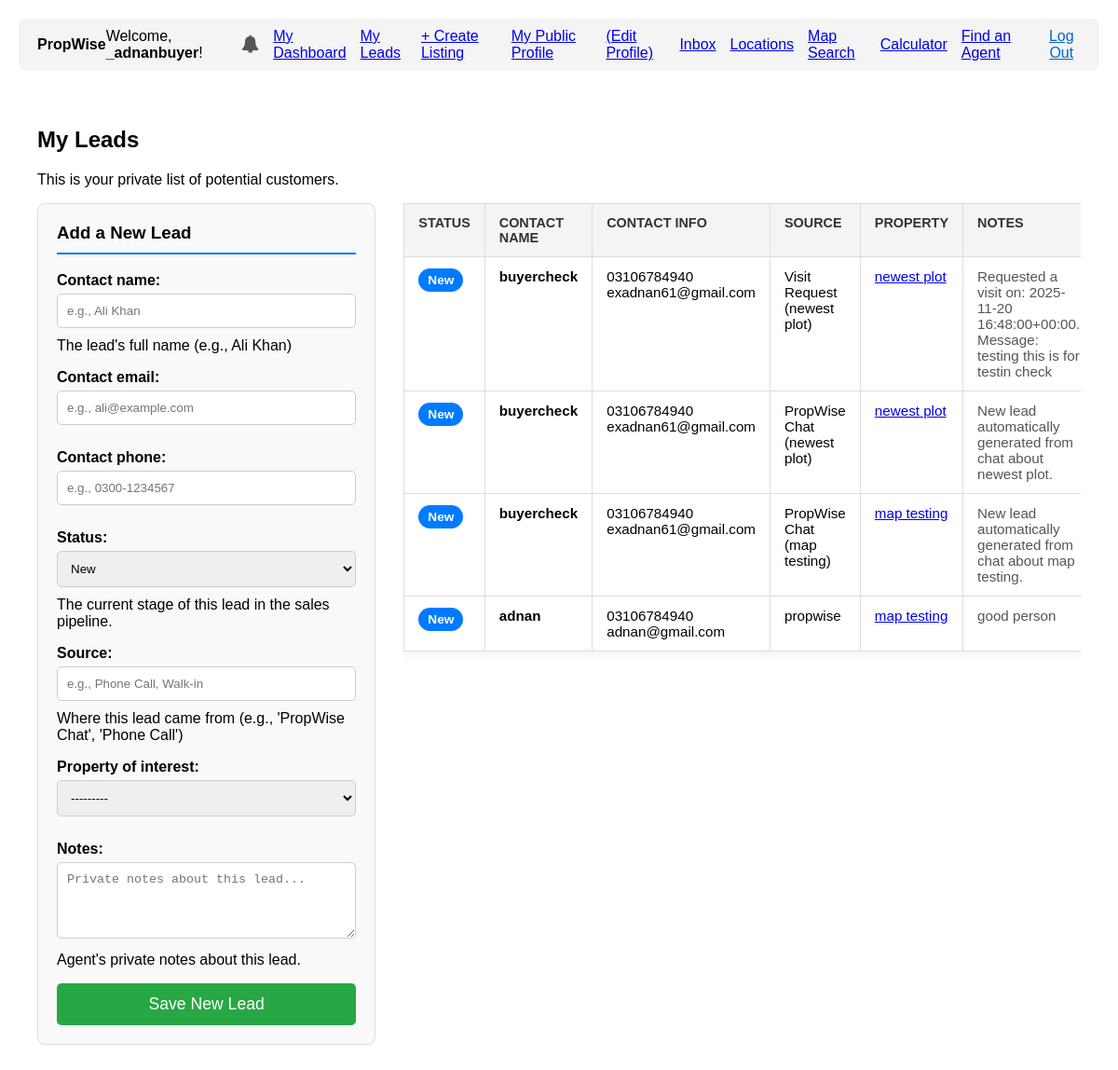
The page /accounts/my-leads/ (signed in) on the database as committed earlier.
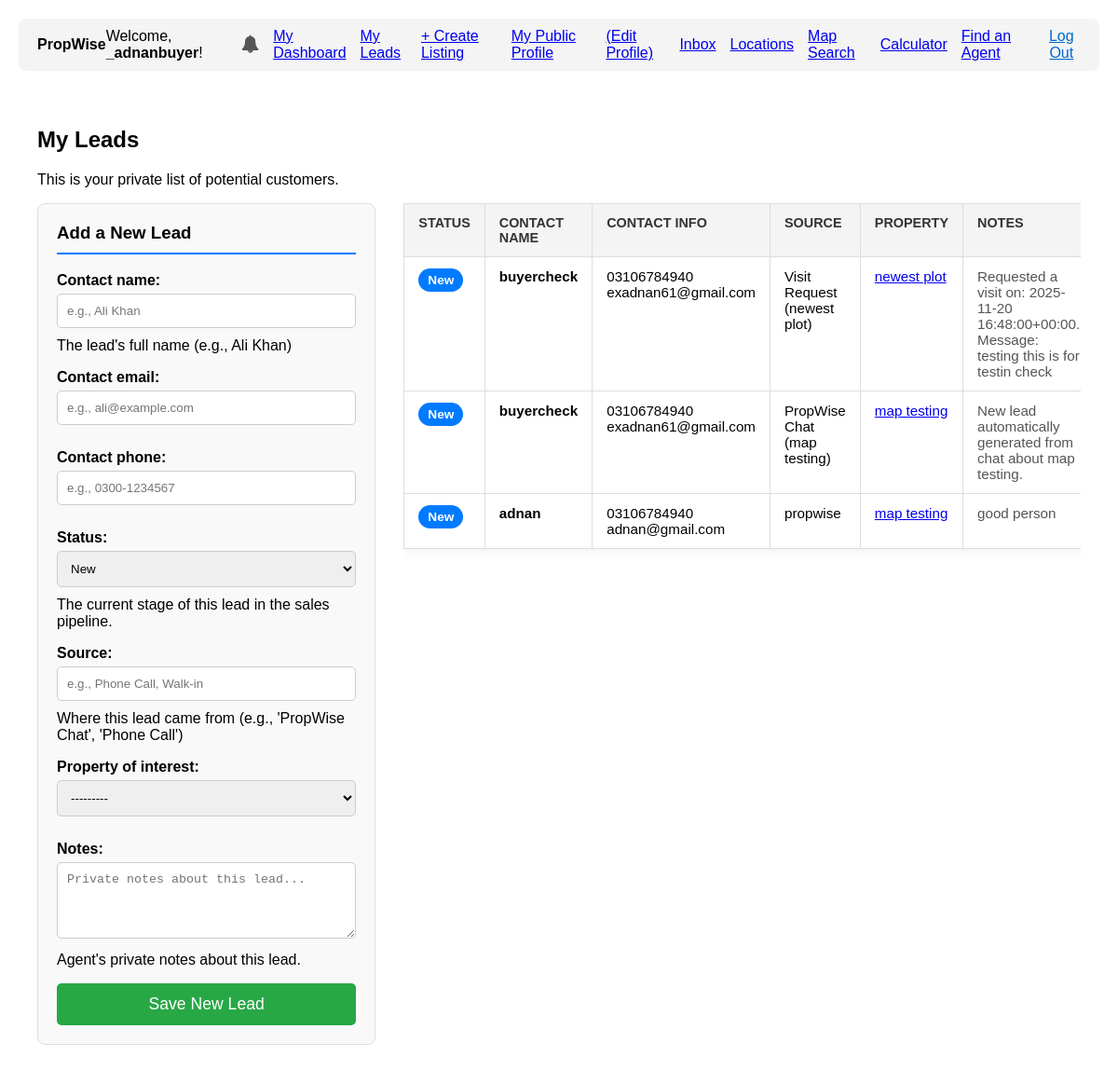
The same page on the database as committed later.
### accounts/models.py (models this page shows, shortened)
class User(AbstractUser):
    is_agent = models.BooleanField('Is agent', default=False)
    is_buyer = models.BooleanField('Is buyer', default=True) # By default, users are buyers
    phone_number = models.CharField(max_length=20, blank=True)
    profile_picture = models.ImageField(upload_to='profile_pics/', blank=True, null=True)
    favorites = models.ManyToManyField(
        Property,
        related_name="favorited_by",
        blank=True
    )

class Lead(models.Model):
    agent = models.ForeignKey(
        User,
        on_delete=models.CASCADE,  # If agent is deleted, their leads are deleted
        related_name="leads",
        limit_choices_to={'is_agent': True}, # Ensures this MUST be an agent
        help_text="The agent this lead belongs to."
    )
    contact_name = models.CharField(
        max_length=255,
        help_text="The lead's full name (e.g., Ali Khan)"
    )
    contact_email = models.EmailField(
        max_length=255,
        blank=True,
        null=True
    )
    contact_phone = models.CharField(
        max_length=20,
        blank=True,
        null=True
    )
    status = models.CharField(
        max_length=20,
        choices=LeadStatus.choices,
        default=LeadStatus.NEW,
        help_text="The current stage of this lead in the sales pipeline."
    )
    source = models.CharField(
        max_length=100,
        blank=True,
        null=True,
        help_text="Where this lead came from (e.g., 'PropWise Chat', 'Phone Call')"
    )
    property_of_interest = models.ForeignKey(
        Property,
        on_delete=models.SET_NULL, # If property is deleted, keep the lead
        null=True,
        blank=True,
        related_name="leads"
    )
    notes = models.TextField(
        blank=True,
        null=True,
        help_text="Agent's private notes about this lead."
    )
    created_at = models.DateTimeField(auto_now_add=True)
    updated_at = models.DateTimeField(auto_now=True)
    class Meta:
        ordering = ['-created_at']

### properties/models.py (models this page shows, shortened)
class Property(models.Model):
    title = models.CharField(max_length=255)
    description = models.TextField()
    price = models.BigIntegerField()
    area = models.ForeignKey(
        Area,
        on_delete=models.SET_NULL,
        null=True,
        related_name="properties"
    )
    latitude = models.DecimalField(
        max_digits=9,
        decimal_places=6,
        null=True,
        blank=True,
        help_text="Exact latitude of the property (e.g., 31.470510)"
    )
    longitude = models.DecimalField(
        max_digits=9,
        decimal_places=6,
        null=True,
        blank=True,
        help_text="Exact longitude of the property (e.g., 74.394170)"
    )
    purpose = models.CharField(max_length=10, choices=PropertyPurpose.choices)
    property_type = models.CharField(max_length=20, choices=PropertyType.choices)
    bedrooms = models.PositiveSmallIntegerField(null=True, blank=True)
    bathrooms = models.PositiveSmallIntegerField(null=True, blank=True)
    area_size = models.DecimalField(max_digits=10, decimal_places=2)
    area_unit = models.CharField(max_length=10, choices=AreaUnit.choices, default=AreaUnit.MARLA)
    agent = models.ForeignKey(settings.AUTH_USER_MODEL, on_delete=models.CASCADE, related_name="properties")
    created_at = models.DateTimeField(auto_now_add=True)
    updated_at = models.DateTimeField(auto_now=True)
    main_image = models.ImageField(upload_to='properties/main_images/', null=True, blank=True)
    is_verified = models.BooleanField(
        default=False,
        help_text="Mark this listing as verified by the admin (e.g., checked for accuracy)."
    )
    is_featured = models.BooleanField(
        default=False,
        help_text="Mark this listing as 'Featured' to show it at the top."
    )
    featured_until = models.DateTimeField(
        null=True,
        blank=True,
        help_text="When this listing should stop being featured (e.g., 7 days from now)."
    )
    status = models.CharField(
        max_length=10,
        choices=PropertyStatus.choices,
        default=PropertyStatus.ACTIVE,
        help_text="The current status of the listing (e.g., Active, Sold)."
    )
    sold_date = models.DateTimeField(
        null=True,
        blank=True,
        help_text="The date and time this property was marked as sold."
    )
    video_url = models.URLField(
        max_length=500,
        null=True,
        blank=True,
        help_text="A link to a YouTube or Vimeo video walkthrough (e.g., https://www.youtube.com/watch?v=...)"
    )
    def __str__(self):
        return f"{self.title} in {self.area}"

### accounts/views.py (the view)
# urls.py: path('my-leads/', account_views.lead_manager_view, name='my_leads'),
@login_required(login_url='login')
def lead_manager_view(request):
    if not request.user.is_agent:
        messages.error(request, "This page is only for registered agents.")
        return redirect('homepage')
    if request.method == 'POST':
        form = LeadForm(request.POST, agent=request.user)
        if form.is_valid():
            lead = form.save(commit=False)
            lead.agent = request.user
            lead.save()
            messages.success(request, f"New lead '{lead.contact_name}' has been added.")
            return redirect('my_leads') # Redirect to clear the form
        else:
            messages.error(request, "Please correct the errors below.")
    else:
        form = LeadForm(agent=request.user)
    agent_leads = Lead.objects.filter(agent=request.user).order_by('-created_at')
    context = {
        'leads': agent_leads,
        'form': form, # <-- Add the form to the context
    }
    return render(request, 'accounts/my_leads.html', context)

### accounts/context_processors.py (called while the page is built)
def notifications(request):
    if request.user.is_authenticated:
        unread_notifs = Notification.objects.filter(
            recipient=request.user,
            is_read=False
        )
        return {
            'notification_count': unread_notifs.count(),
            'notification_list': unread_notifs[:5] # Only show the top 5 in the dropdown
        }
    return {}

### locations/models.py (called while the page is built)
    def __str__(self):
        return f"{self.name}, {self.city.name}"

### accounts/templates/accounts/my_leads.html (shortened to what this page needs)
{% extends 'base.html' %}
{% load humanize %}
{% block content %}
<div class="dashboard-container">
    <h2>My Leads</h2>
    <p>This is your private list of potential customers.</p>
    <div class="leads-grid">
        <div class="lead-form-box">
            <h3>Add a New Lead</h3>
            <form method="POST">
                {{ form.as_p }}
                <button type="submit">Save New Lead</button>
            </form>
        </div>
        <div class="table-wrapper">
            <table class="leads-table">
            <thead>
                <tr>
                    <th>Status</th>
                    <th>Contact Name</th>
                    <th>Contact Info</th>
                    <th>Source</th>
                    <th>Property</th>
                    <th>Notes</th>
                </tr>
            </thead>
            <tbody>
                {% for lead in leads %}
                <tr>
                    <td>
                        <span class="status-badge status-{{ lead.status }}">
                            {{ lead.get_status_display }}
                        </span>
                    </td>
                    <td><strong>{{ lead.contact_name }}</strong></td>
                    <td>
                        {% if lead.contact_phone %}{{ lead.contact_phone }}<br>{% endif %}
                        {% if lead.contact_email %}{{ lead.contact_email }}{% endif %}
                    </td>
                    <td>{{ lead.source|default:"N/A" }}</td>
                    <td>
                        {% if lead.property_of_interest %}
                            <a href="{% url 'property_detail' pk=lead.property_of_interest.pk %}">
                                {{ lead.property_of_interest.title|truncatechars:20 }}
                            </a>
                        {% else %}
                            -
                        {% endif %}
                    </td>
                    <td class="notes-cell">{{ lead.notes|linebreaksbr|default:"-" }}</td>
                </tr>
                {% empty %}
                <tr>
                    <td colspan="8" style="text-align: center; padding: 20px;">
                        You have no leads yet.
                    </td>
                </tr>
                {% endfor %}
            </tbody>
            </table>
        </div>
    </div>
</div>
{% endblock content %}

### templates/base.html (shortened to what this page needs)
<!DOCTYPE html>
<html lang="en">
<head>
    <link rel="stylesheet" href="https://cdnjs.cloudflare.com/ajax/libs/font-awesome/4.7.0/css/font-awesome.min.css">
</head>
<body>
    <header style="display: flex; justify-content: space-between; align-items: center; padding: 10px 20px; background: #f4f4f4; border-radius: 8px; margin-bottom: 20px;">
       <div>
        <a href="{% url 'homepage' %}" style="text-decoration: none; color: inherit;">
            <strong>PropWise</strong>
        </a>
    </div>
        <nav style="display: flex; align-items: center;">
            {% if user.is_authenticated %}
            <span>
                Welcome, <strong>{{ user.username }}</strong>!
            </span>
            <div class="notif-container" onclick="toggleNotifs()">
                <i class="fa fa-bell notif-icon"></i>
            </div>
            {% if user.is_agent %}
                <a href="{% url 'agent_dashboard' %}" style="margin-left: 15px;">My Dashboard</a>
                <a href="{% url 'my_leads' %}" style="margin-left: 15px;">My Leads</a>
                <a href="{% url 'property_create' %}" style="margin-left: 15px;">+ Create Listing</a>
                <a href="{% url 'agent_profile' pk=user.pk %}" style="margin-left: 15px;">My Public Profile</a>
                <a href="{% url 'profile' %}" style="margin-left: 15px;">(Edit Profile)</a>
            {% else %}
                <a href="{% url 'saved_properties' %}" style="margin-left: 15px;">My Saved Properties</a>
                <a href="{% url 'profile' %}" style="margin-left: 15px;">My Profile</a>
            {% endif %}
            <a href="{% url 'chat_inbox' %}" style="margin-left: 15px;">Inbox</a>
            <a href="{% url 'all_cities' %}" style="margin-left: 15px;">Locations</a>
            <a href="{% url 'map_search' %}" style="margin-left: 15px;">Map Search</a>
            <a href="{% url 'calculator' %}" style="margin-left: 15px;">Calculator</a>
            <a href="{% url 'agent_directory' %}" style="margin-left: 15px;">Find an Agent</a>
            <form action="{% url 'logout' %}" method="post" style="display: inline; margin-left: 15px;">
                <button type="submit" style="
                    background: none;
                    border: none;
                    color: #0066cc;
                    cursor: pointer;
                    text-decoration: underline;
                    padding: 0;
                    font-size: inherit;
                    font-family: inherit;
                ">Log Out</button>
            </form>
            {% endif %}
        </nav>
    </header>
    {% block content %}
    {% endblock content %}
</body>
</html>

### templates/base.html (style rules this page uses)
body { font-family: Arial, sans-serif; margin: 20px; }
.notif-container { position: relative; display: inline-block; margin-left: 15px; cursor: pointer; vertical-align: middle; }
.notif-icon { font-size: 1.2em; color: #555; }

### accounts/templates/accounts/my_leads.html (style rules this page uses)
.dashboard-container { max-width: 1200px; margin: 20px auto; padding: 20px; }
.leads-grid { display: grid; grid-template-columns: 1fr; gap: 30px; }
@media (min-width: 992px) { .leads-grid { grid-template-columns: 1fr 2fr; } }
.lead-form-box { background: #f9f9f9; border: 1px solid #ddd; border-radius: 8px; padding: 20px; height: fit-content; }
.lead-form-box h3 { margin-top: 0; border-bottom: 2px solid #007bff; padding-bottom: 10px; }
.lead-form-box .form-control, .lead-form-box .form-select, .lead-form-box textarea { width: 100%; padding: 10px; margin-bottom: 10px; border-radius: 5px; border: 1px solid #ccc; box-sizing: border-box; }
.lead-form-box label { font-weight: bold; display: block; margin-bottom: 5px; }
.lead-form-box button { background: #28a745; color: white; padding: 12px 20px; border: none; border-radius: 5px; cursor: pointer; font-size: 1.1em; width: 100%; }
.leads-table { width: 100%; border-collapse: collapse; box-shadow: 0 4px 12px rgba(0,0,0,0.05); }
.leads-table th, .leads-table td { border: 1px solid #ddd; padding: 12px 15px; text-align: left; vertical-align: top; }
.leads-table th { background: #f4f4f4; font-size: 0.9em; text-transform: uppercase; color: #333; }
.leads-table td { background: #fff; font-size: 0.95em; }
.table-wrapper { overflow-x: auto; }
.status-badge { display: inline-block; padding: 5px 10px; border-radius: 15px; font-weight: bold; font-size: 0.9em; color: #fff; }
.status-new { background-color: #007bff; }
.notes-cell { max-width: 300px; white-space: pre-wrap; font-size: 0.9em; color: #555; }

Rows that differ between the two databases and show on the page:
removed Lead: status "New", contact_name "buyercheck", contact_phone "03106784940", contact_email "exadnan61@gmail.com", source "PropWise Chat (newest plot)", property_of_interest "newest plot", notes "New lead automatically generated from chat about newest plot."
